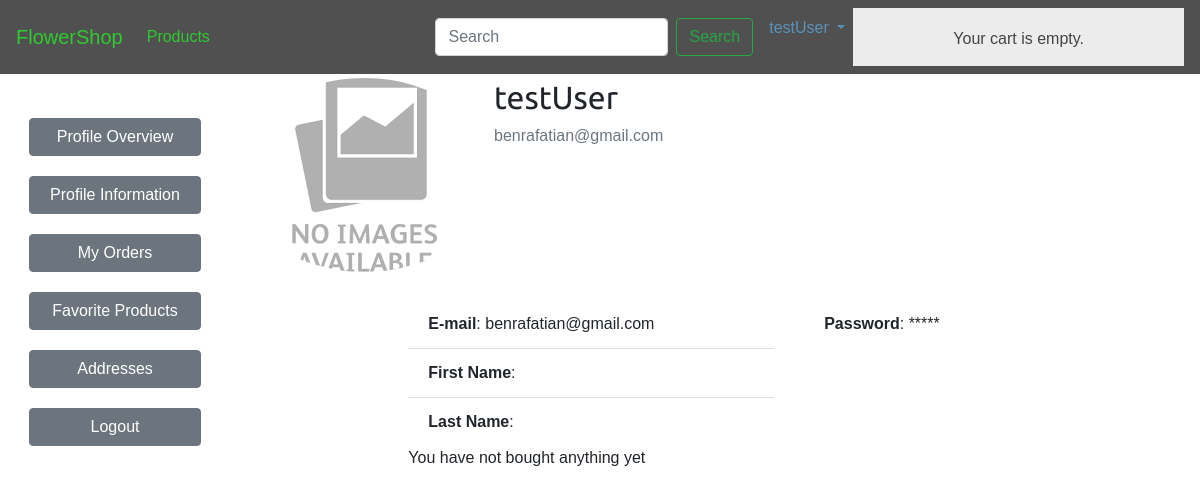
The app's page /users/profile/ (signed in), older data.
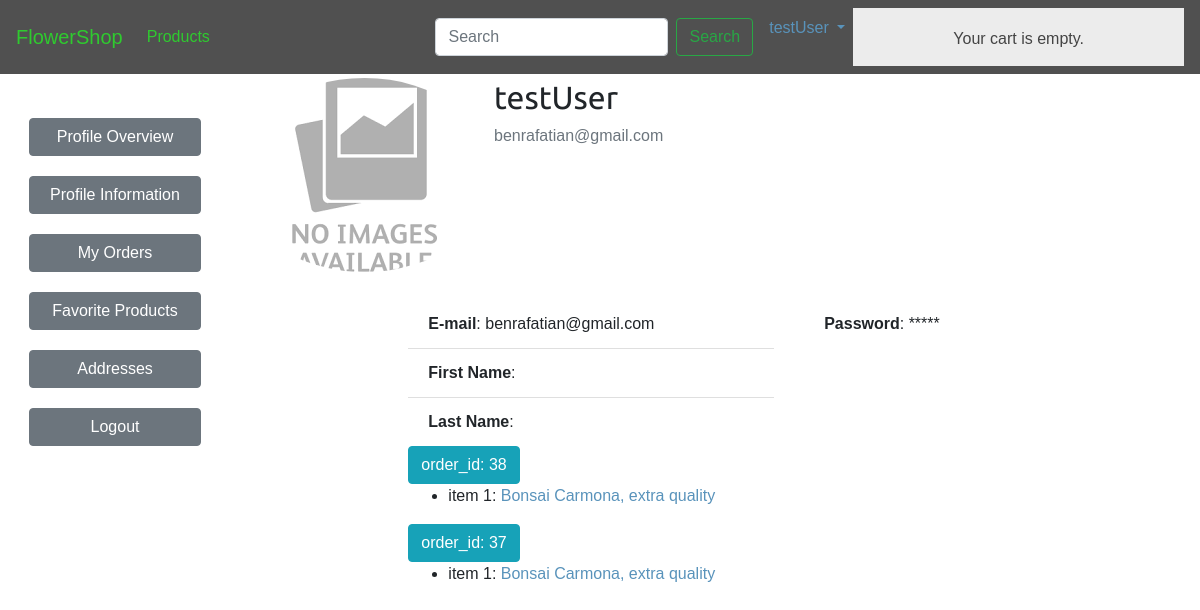
The same page, newer data.
### orders/models.py (models this page shows, shortened)
class Order(models.Model):
    customer = models.ForeignKey(
        Profile, verbose_name="customer", on_delete=models.CASCADE)
    created = models.DateTimeField(auto_now_add=True)
    updated = models.DateTimeField(auto_now=True)
    paid = models.BooleanField(default=False)
    class Meta:
        ordering = ('-created',)
    @property
    def get_order_items(self):
        items = [i for i in OrderItem.objects.filter(order=self.pk)]
        return items

class OrderItem(models.Model):
    order = models.ForeignKey(Order,
                              related_name='items',
                              on_delete=models.CASCADE)
    product = models.ForeignKey(Product,
                                related_name='order_items',
                                on_delete=models.CASCADE)
    price = models.DecimalField(max_digits=10, decimal_places=2)
    quantity = models.PositiveIntegerField(default=1)

### shop/models.py (models this page shows, shortened)
class Product(models.Model):
    category = models.ForeignKey(Category,
                                 related_name='products',
                                 on_delete=models.CASCADE)
    name = models.CharField(max_length=200, db_index=True)
    slug = models.SlugField(max_length=200, db_index=True)
    image = models.ImageField(upload_to='products/%Y/%m/%d',
                              blank=True)
    description = models.TextField(blank=True)
    price = models.DecimalField(max_digits=10, decimal_places=2)
    available = models.BooleanField(default=True)
    created = models.DateTimeField(auto_now_add=True)
    updated = models.DateTimeField(auto_now=True)
    class Meta:
        ordering = ('name',)
        index_together = (('id', 'slug'),)
    def __str__(self):
        return self.name
    def get_absolute_url(self):
        return reverse('shop:product', args=[str(self.slug)])

### users/views.py (the view)
# urls.py: path('profile/', views.ProfileView.as_view(), name='profile'),
class ProfileView(LoginRequiredMixin, DetailView):
    model = User
    context_object_name = 'profile'
    template_name = "users/profile.html"
    def get_object(self):
        return get_object_or_404(User, username=self.request.user.username)
    def get_context_data(self, **kwargs):
        context = super().get_context_data(**kwargs)
        context['last_orders'] = Order.objects.filter(
            customer=self.request.user.profile).order_by('-created')[:3][::1]
        return context
    @method_decorator(login_required)
    def dispatch(self, request, *args, **kwargs):
        return super(ProfileView, self).dispatch(request, *args, **kwargs)

### cart/cart.py (called while the page is built)
    def __len__(self):
        return sum(item['quantity'] for item in self.cart.values())

### cart/context_processors.py (called while the page is built)
def cart(request):
    return {'cart': Cart(request)}

### users/templates/users/profile.html
{% extends "shop/base.html" %}
{% load crispy_forms_tags %}
{% block content %}
<div id="sidebar">
    <ul>
        <li>
            <a href="{% url 'users:profile' %}" class="btn btn-secondary"
                >Profile Overview</a
            >
        </li>
        <li>
            <a href="{% url 'users:profile_update' %}" class="btn btn-secondary"
                >Profile Information</a
            >
        </li>
        <li><a href="{% url 'orders:orders' %}" class="btn btn-secondary">My Orders</a></li>
        <li><a href="#" class="btn btn-secondary">Favorite Products</a></li>
        <li><a href="{% url 'users:address_list' %}" class="btn btn-secondary">Addresses</a></li>
        <li>
            <a href="{% url 'users:logout' %}" class="btn btn-secondary">Logout</a>
        </li>
    </ul>
</div>
<div class="content-section">
    <div class="media m-1">
            <img
            class="rounded-circle account-img"
            src="{{ user.profile.image.url }}"
            />
            <div class="media-body">
            <h2 class="account-heading">{{ user.username }}</h2>
            <p class="text-secondary">{{ user.email }}</p>
        </div>
    </div>
    <br>
    <div class="row">
        <div class="col col-2"></div>
        <div class="col col-5">
            <ul class="list-group list-group-flush">
                <li class="list-group-item"><b>E-mail</b>: {{ user.email }}</li>
                <li class="list-group-item"><b>First Name</b>: {{ user.first_name }}</li>
                <li class="list-group-item"><b>Last Name</b>: {{ user.last_name }}</li>
            </ul>
        </div>
        <div class="col col-5">
            <ul class="list-group list-group-flush">
                <li class="list-group-item"><b>Password</b>: *****</li>
            </ul>
        </div>
    </div>
</div>
<div class="content-section">
    <div class="row">
        <div class="col col-2"></div>
        <div class="col col-8">
            {% if last_orders %}
                {% for order in last_orders %}
                    <a href="{% url 'orders:order_detail' order.id %}" class="btn btn-info">order_id: {{ order.id }}</a>
                    <ul>
                        {% if order.get_order_items %}
                            {% with order.get_order_items as order_items %}
                                {% for item in order_items %}
                                    <li>
                                        item {{ forloop.counter }}: <a href="{{ item.product.get_absolute_url }}">{{ item.product }}</a>
                                    </li>
                                {% endfor %}
                            {% endwith %}
                        {% endif %}
                    </ul>
                {% endfor %}
            {% else %}
                You have not bought anything yet
            {% endif %}
        </div>
        <div class="col col-2"></div>
    </div>
</div>
{% endblock content %}

Row changes from the older to the newer data that the page shows:
added Order: id "38"
added OrderItem: product "Bonsai Carmona, extra quality", shown under "38"
added Order: id "37"
added OrderItem: product "Bonsai Carmona, extra quality", shown under "37"
Text that changed along with them:
text no longer shown: "You have not bought anything yet"
